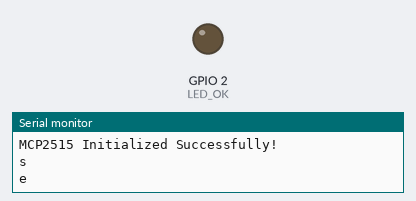
Recording of a sketch running on a simulated ESP32. On the bench: output pins drawn as LEDs (lit = HIGH), the last lines printed to the serial monitor.

Above: at 0.2 s.
At 1.4 s:
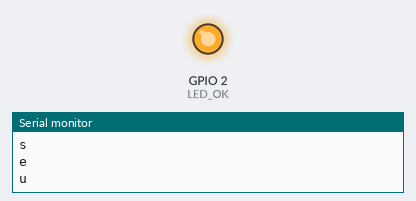
Timing chart, 0 to 5.2 s (numbered marks = the images above):
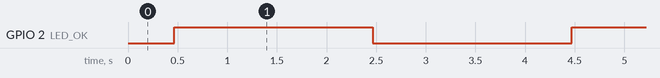

Measured:
- by itself, GPIO 2 (LED_OK): alternates HIGH for 2.0 s and LOW for 2.0 s

The sketch:

DTCclear.ino
```cpp
#include <mcp_can.h>
#include <SPI.h>

#define DEBUG Serial

// Default SPI pins on ESP32
// MOSI:  D23
// MISO:  D19
// SCK:   D18

#define CAN_INT 15
#define CAN_CS 4

#define LED_OK 2         // 100 ohm R

const char* PROGMEM FIRMWARE_NAME = "DTC Clear";
const char* PROGMEM FIRMWARE_VER = "0.1";

MCP_CAN CAN(CAN_CS);

uint32_t clearTime = 0;
uint32_t clearTimeExt = 0;
uint32_t clearTimeUds = 0;
const uint32_t DTC_CLEAR_CYCLE = 2000;          // in ms
const uint32_t DELETE_TIME = 2000;              // in ms

void setup() {
  initDebug();

  // Init CAN (MCP2515) interfaces:
  Serial.println(F("CAN-bus Setup:"));

  // Initialize MCP2515 running at 8MHz with a baudrate of 500kb/s and the masks and filters disabled.
  if(CAN.begin(MCP_ANY, CAN_500KBPS, MCP_8MHZ) == CAN_OK){
    Serial.println(F("MCP2515 Initialized Successfully!"));
  }else{
    Serial.println(F("Error Initializing MCP2515..."));
  }
  CAN.setMode(MCP_NORMAL);   // Change to normal mode to allow messages to be transmitted

  pinMode(CAN_INT, INPUT);

  // LED OK
  pinMode(LED_OK, OUTPUT);
  digitalWrite(LED_OK, LOW);
}

bool stdOk = false;
bool extOk = false;
bool udsOk = false;

bool led_status = false;

void loop() {

  if (millis() > clearTime){
    if(clearDTC()){
      clearTime = millis() + DTC_CLEAR_CYCLE;
      stdOk = true;
      delay(150);
    }
  }


  if (millis() > clearTimeExt){
    if(clearDTCExt()){
      clearTimeExt = millis() + DTC_CLEAR_CYCLE;
      extOk = true;
      delay(150);
    }
  }

  if (millis() > clearTimeUds){
    if(clearDtcUds()){
      clearTimeUds = millis() + DTC_CLEAR_CYCLE;
      udsOk = true;
      delay(150);
    }
  }

  if(stdOk && extOk && udsOk){
    led_status = !led_status;
    digitalWrite(LED_OK, led_status);

    stdOk = false;
    extOk = false;
    udsOk = false;
  }

}

uint32_t obdId = 0x7DF;
uint32_t obdIdExt = 0x18DB33F1;   // BROADCAST ID
uint32_t obdIdExtUds = 0x18DA00FA;   // BROADCAST ID

// Clear/reset Emission-Related Diagnostic Information
byte clearObdDtc[8] = {0x01, 0x04, 0xFF, 0xFF, 0xFF, 0xFF, 0xFF, 0xFF};
byte clearUdsDtc[8] = {0x04, 0x14, 0xFF, 0xFF, 0xFF, 0xFF, 0xFF, 0xFF};

bool clearDTC(void){

  byte sndStat = CAN.sendMsgBuf(obdId, 0, 8, clearObdDtc);

  if(sndStat == CAN_OK){
    Serial.println("s");
    return true;
  }
  Serial.println("S");
  return false;

}

bool clearDTCExt(void){


  byte sndStat = CAN.sendMsgBuf(obdIdExt, 1, 8, clearObdDtc);

  if(sndStat == CAN_OK){
    Serial.println("e");
    return true;
  }
  Serial.println("E");
  return false;

}


bool clearDtcUds(void){

  byte sndStat = CAN.sendMsgBuf(obdIdExtUds, 1, 8, clearUdsDtc);

  if(sndStat == CAN_OK){
    Serial.println("u");
    return true;
  }
  Serial.println("U");
  return false;

}

void initDebug(void){
  DEBUG.begin(115200);

  DEBUG.print(F("\n\n\n"));                         //  Print firmware name and version const string
  DEBUG.print(FIRMWARE_NAME);
  DEBUG.print(F(" - "));
  DEBUG.println(FIRMWARE_VER);

  DEBUG.print(F("CPU@ "));
  DEBUG.print(getCpuFrequencyMhz());    // In MHz
  DEBUG.println(F(" MHz"));

  DEBUG.print(F("Xtal@ "));
  DEBUG.print(getXtalFrequencyMhz());    // In MHz
  DEBUG.println(F(" MHz"));

  DEBUG.print(F("APB@ "));
  DEBUG.print(getApbFrequency());        // In Hz
  DEBUG.println(F(" Hz"));

  EspClass e;

  DEBUG.print(F("SDK v: "));
  DEBUG.println(e.getSdkVersion());

  DEBUG.print(F("Flash size: "));
  DEBUG.println(e.getFlashChipSize());

  DEBUG.print(F("Flash Speed: "));
  DEBUG.println(e.getFlashChipSpeed());

  DEBUG.print(F("Chip Mode: "));
  DEBUG.println(e.getFlashChipMode());

  DEBUG.print(F("Sketch size: "));
  DEBUG.println(e.getSketchSize());

  DEBUG.print(F("Sketch MD5: "));
  DEBUG.println(e.getSketchMD5());
}
```
